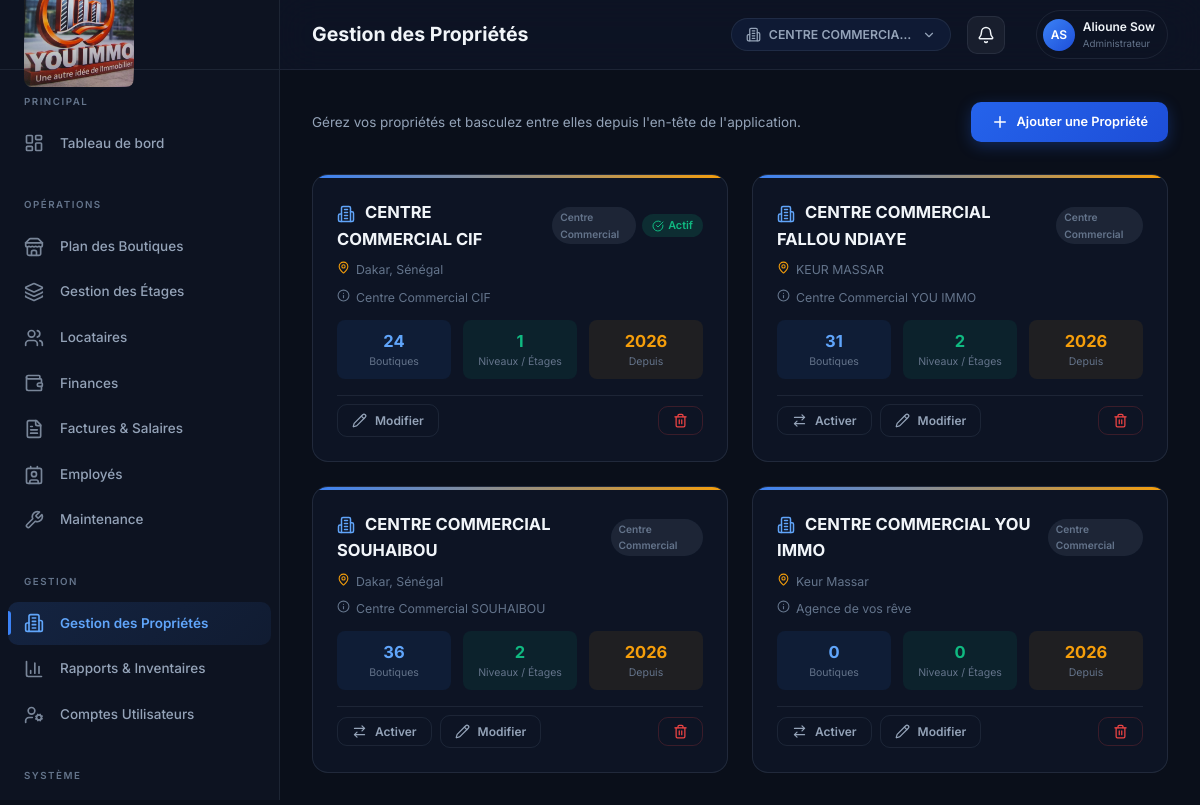
The app's page /locataires/centres/ (signed in) with its own data.
### tenants/models.py (models this page shows, shortened)
class Mall(models.Model):
    PROPERTY_TYPES = [
        ('mall', 'Centre Commercial'),
        ('building', 'Immeuble'),
        ('house', 'Maison / Villa'),
    ]
    name = models.CharField(max_length=200, verbose_name='Nom de la propriété')
    property_type = models.CharField(max_length=20, choices=PROPERTY_TYPES, default='mall', verbose_name='Type de propriété')
    address = models.TextField(blank=True, verbose_name='Adresse')
    description = models.TextField(blank=True, verbose_name='Description')
    created_at = models.DateTimeField(auto_now_add=True)
    class Meta:
        ordering = ['name']
        verbose_name = 'Propriété'
        verbose_name_plural = 'Propriétés'

### core/models.py (models this page shows, shortened)
class UserProfile(models.Model):
    ROLE_CHOICES = [
        ('admin', 'Administrateur'),
        ('manager', 'Manager'),
        ('accountant', 'Comptable'),
        ('maintenance', 'Agent de Maintenance'),
        ('secretary', 'Secrétaire'),
        ('employee', 'Employé'),
    ]
    user = models.OneToOneField(User, on_delete=models.CASCADE, related_name='profile')
    role = models.CharField(max_length=20, choices=ROLE_CHOICES, default='employee')
    phone = models.CharField(max_length=20, blank=True)
    avatar = models.ImageField(upload_to='avatars/', blank=True, null=True)
    class Meta:
        verbose_name = 'Profil utilisateur'
        verbose_name_plural = 'Profils utilisateurs'

### tenants/views.py (the view)
# urls.py: path('centres/', views.MallListView.as_view(), name='mall_list'),
class MallListView(LoginRequiredMixin, ListView):
    model = Mall
    template_name = 'tenants/mall_list.html'
    context_object_name = 'malls'
    def get_context_data(self, **kwargs):
        context = super().get_context_data(**kwargs)
        context['active_menu'] = 'malls'
        return context

### templates/tenants/mall_list.html (shortened to what this page needs)
{% extends 'base.html' %}
{% block page_title %}Gestion des Propriétés{% endblock %}
{% block content %}
<div class="page-header animate-in">
    <div>
        <p>Gérez vos propriétés et basculez entre elles depuis l'en-tête de l'application.</p>
    </div>
    <div class="page-actions">
        <a href="{% url 'mall_create' %}" class="btn btn-primary">
            <i data-lucide="plus"></i> Ajouter une Propriété
        </a>
    </div>
</div>
{% if malls %}
<div class="mall-grid animate-in">
    {% for mall in malls %}
    <div class="mall-card">
        <div style="display:flex; align-items:center; justify-content:space-between; gap:8px;">
            <div class="mall-card-name">
                {% if mall.property_type == 'house' %}
                <i data-lucide="home" style="width:18px;height:18px;display:inline-block;vertical-align:middle;margin-right:6px;color:var(--success);"></i>
                {% elif mall.property_type == 'building' %}
                <i data-lucide="building" style="width:18px;height:18px;display:inline-block;vertical-align:middle;margin-right:6px;color:var(--accent-500);"></i>
                {% else %}
                <i data-lucide="building-2" style="width:18px;height:18px;display:inline-block;vertical-align:middle;margin-right:6px;color:var(--primary-400);"></i>
                {% endif %}
                {{ mall.name }}
            </div>
            <div style="display:flex; gap:6px; align-items:center;">
                <span style="font-size:0.68rem; font-weight:600; padding:2px 8px; border-radius:99px; background:rgba(148,163,184,0.12); color:var(--text-muted);">
                    {{ mall.get_property_type_display }}
                </span>
                {% if mall == request.active_mall %}
                <span class="mall-active-badge">
                    <i data-lucide="check-circle" style="width:12px;height:12px;"></i>
                    Actif
                </span>
                {% endif %}
            </div>
        </div>
        {% if mall.address %}
        <div class="mall-card-meta">
            <i data-lucide="map-pin" style="width:13px;height:13px;flex-shrink:0;margin-top:1px;color:var(--accent-500);"></i>
            <span>{{ mall.address }}</span>
        </div>
        {% endif %}
        {% if mall.description %}
        <div class="mall-card-meta">
            <i data-lucide="info" style="width:13px;height:13px;flex-shrink:0;margin-top:1px;"></i>
            <span>{{ mall.description|truncatechars:80 }}</span>
        </div>
        {% endif %}
        <div style="display:flex; gap:12px; margin-top:4px;">
            <div style="text-align:center; padding:8px 12px; background:rgba(59,130,246,0.08); border-radius:8px; flex:1;">
                <div style="font-size:1.1rem; font-weight:700; color:var(--primary-400);">{{ mall.shops.count }}</div>
                <div style="font-size:0.7rem; color:var(--text-muted);">
                    {% if mall.property_type == 'house' %}Unité{% elif mall.property_type == 'building' %}Appart./Bureaux{% else %}Boutiques{% endif %}
                </div>
            </div>
            <div style="text-align:center; padding:8px 12px; background:rgba(16,185,129,0.08); border-radius:8px; flex:1;">
                <div style="font-size:1.1rem; font-weight:700; color:var(--success);">{{ mall.floors.count }}</div>
                <div style="font-size:0.7rem; color:var(--text-muted);">Niveaux / Étages</div>
            </div>
            <div style="text-align:center; padding:8px 12px; background:rgba(245,158,11,0.08); border-radius:8px; flex:1;">
                <div style="font-size:1.1rem; font-weight:700; color:var(--accent-500);">{{ mall.created_at|date:"Y" }}</div>
                <div style="font-size:0.7rem; color:var(--text-muted);">Depuis</div>
            </div>
        </div>
        <div class="mall-card-actions">
            {% if mall != request.active_mall %}
            <form method="post" action="{% url 'switch_mall' %}" style="margin:0;">
                <button type="submit" class="btn btn-outline btn-sm">
                    <i data-lucide="arrow-right-left"></i> Activer
                </button>
            </form>
            {% endif %}
            <a href="{% url 'mall_update' mall.pk %}" class="btn btn-outline btn-sm">
                <i data-lucide="pencil"></i> Modifier
            </a>
            <a href="{% url 'mall_delete' mall.pk %}" class="btn btn-outline btn-sm" style="color:var(--danger);border-color:rgba(239,68,68,0.2); margin-left:auto;">
                <i data-lucide="trash-2"></i>
            </a>
        </div>
    </div>
    {% endfor %}
</div>
{% endif %}
{% endblock %}

### templates/base.html (shortened to what this page needs)
<!DOCTYPE html>
<html lang="fr">
<head>
    {% load static %}
    <link rel="stylesheet" href="{% static 'css/style.css' %}?v={% now 'U' %}">
</head>
<body>
    {% if user.is_authenticated %}
    <div class="app-layout">
        <aside class="sidebar" id="sidebar">
            <div class="sidebar-logo">
                <img src="{% static 'images/logo.png' %}?v={% now 'U' %}" alt="YOU IMMO" style="width: 100%; max-width: 110px; height: auto; object-fit: contain; border-radius: 8px;">
            </div>
            <nav class="sidebar-nav">
                {% if user.tenant %}
                <div class="nav-section">
                    <div class="nav-section-title">Principal</div>
                    <a href="{% url 'tenant_dashboard' %}" class="nav-item {% if active_menu == 'tenant_dashboard' %}active{% endif %}">
                        <i data-lucide="layout-dashboard" class="nav-icon"></i>
                        <span>Mon Tableau de bord</span>
                    </a>
                </div>
                <div class="nav-section">
                    <div class="nav-section-title">Demandes</div>
                    <a href="{% url 'tenant_maintenance_create' %}" class="nav-item {% if active_menu == 'tenant_maintenance' %}active{% endif %}">
                        <i data-lucide="wrench" class="nav-icon"></i>
                        <span>Signaler une Panne</span>
                    </a>
                </div>
                <div class="nav-section" style="margin-top: auto;">
                    <form action="{% url 'logout' %}" method="post" id="logoutForm" style="display: none;">
                        {% csrf_token %}
                    </form>
                    <a href="#" onclick="document.getElementById('logoutForm').submit(); return false;" class="nav-item" style="color: var(--danger);">
                        <i data-lucide="log-out" class="nav-icon"></i>
                        <span>Déconnexion</span>
                    </a>
                </div>
                {% else %}
                <div class="nav-section">
                    <div class="nav-section-title">Principal</div>
                    <a href="{% url 'dashboard' %}" class="nav-item {% if active_menu == 'dashboard' %}active{% endif %}">
                        <i data-lucide="layout-dashboard" class="nav-icon"></i>
                        <span>Tableau de bord</span>
                    </a>
                </div>
                <div class="nav-section">
                    <div class="nav-section-title">Opérations</div>
                    {% if user.is_superuser or user.profile.role == 'admin' or user.profile.role == 'manager' or user.profile.role == 'secretary' %}
                    <a href="{% url 'shop_list' %}" class="nav-item {% if active_menu == 'shops' %}active{% endif %}">
                        <i data-lucide="store" class="nav-icon"></i>
                        <span>Plan des Boutiques</span>
                    </a>
                    <a href="{% url 'floor_list' %}" class="nav-item {% if active_menu == 'floors' %}active{% endif %}">
                        <i data-lucide="layers" class="nav-icon"></i>
                        <span>Gestion des Étages</span>
                    </a>
                    {% endif %}
                    {% if user.is_superuser or user.profile.role == 'admin' or user.profile.role == 'manager' or user.profile.role == 'accountant' or user.profile.role == 'secretary' %}
                    <a href="{% url 'tenant_list' %}" class="nav-item {% if active_menu == 'tenants' %}active{% endif %}">
                        <i data-lucide="users" class="nav-icon"></i>
                        <span>Locataires</span>
                    </a>
                    {% endif %}
                    {% if user.is_superuser or user.profile.role == 'admin' or user.profile.role == 'manager' or user.profile.role == 'accountant' %}
                    <a href="{% url 'finance_overview' %}" class="nav-item {% if active_menu == 'finance' %}active{% endif %}">
                        <i data-lucide="wallet" class="nav-icon"></i>
                        <span>Finances</span>
                    </a>
                    {% endif %}
                    {% if user.is_superuser or user.profile.role == 'admin' or user.profile.role == 'manager' or user.profile.role == 'accountant' or user.profile.role == 'secretary' %}
                    <a href="{% url 'invoices_salaries' %}" class="nav-item {% if active_menu == 'invoices_salaries' %}active{% endif %}">
                        <i data-lucide="file-text" class="nav-icon"></i>
                        <span>{% if user.profile.role == 'secretary' %}Factures de Loyers{% else %}Factures & Salaires{% endif %}</span>
                    </a>
                    {% endif %}
                    {% if user.is_superuser or user.profile.role == 'admin' or user.profile.role == 'manager' %}
                    <a href="{% url 'employee_list' %}" class="nav-item {% if active_menu == 'employees' %}active{% endif %}">
                        <i data-lucide="contact" class="nav-icon"></i>
                        <span>Employés</span>
                    </a>
                    {% endif %}
                    {% if user.is_superuser or user.profile.role == 'admin' or user.profile.role == 'manager' or user.profile.role == 'maintenance' or user.profile.role == 'secretary' %}
                    <a href="{% url 'maintenance_list' %}" class="nav-item {% if active_menu == 'maintenance' %}active{% endif %}">
                        <i data-lucide="wrench" class="nav-icon"></i>
                        <span>Maintenance</span>
                    </a>
                    {% endif %}
                </div>
                <div class="nav-section">
                    <div class="nav-section-title">Gestion</div>
                    {% if user.is_superuser or user.profile.role == 'admin' or user.profile.role == 'manager' %}
                    <a href="{% url 'mall_list' %}" class="nav-item {% if active_menu == 'malls' %}active{% endif %}">
                        <i data-lucide="building-2" class="nav-icon"></i>
                        <span>Gestion des Propriétés</span>
                    </a>
                    {% endif %}
                    {% if user.is_superuser or user.profile.role == 'admin' or user.profile.role == 'accountant' %}
                    <a href="{% url 'report_overview' %}" class="nav-item {% if active_menu == 'reports' %}active{% endif %}">
                        <i data-lucide="bar-chart-3" class="nav-icon"></i>
                        <span>Rapports & Inventaires</span>
                    </a>
                    {% endif %}
                    {% if user.is_superuser or user.profile.role == 'admin' %}
                    <a href="{% url 'staff_list' %}" class="nav-item {% if active_menu == 'staff' %}active{% endif %}">
                        <i data-lucide="user-cog" class="nav-icon"></i>
                        <span>Comptes Utilisateurs</span>
                    </a>
                    {% endif %}
                </div>
                <div class="nav-section" style="margin-top: auto;">
                    <div class="nav-section-title">Système</div>
                    {% if user.is_staff or user.is_superuser %}
                    <a href="/admin/" target="_blank" class="nav-item">
                    </a>
                    {% endif %}
                </div>
                {% endif %}
            </nav>
        </aside>
        <div class="main-wrapper">
            <header class="header">
                <div class="header-left">
                    <h1>{% block page_title %}YOU IMMO{% endblock %}</h1>
                </div>
                <div class="header-right">
                    {% if not user.tenant and request.all_malls|length > 0 %}
                    <div class="mall-switcher" id="mallSwitcherWrapper">
                        <button class="mall-switcher-btn" id="mallSwitcherBtn" type="button">
                            <i data-lucide="building-2"></i>
                            <span>{{ request.active_mall.name|default:"Sélectionner un centre" }}</span>
                            <i data-lucide="chevron-down" style="width:14px;height:14px;"></i>
                        </button>
                    </div>
                    {% endif %}
                    <div class="notification-dropdown-wrapper" id="notificationWrapper" style="position: relative; margin-right: 15px;">
                        <button class="notification-trigger-btn" id="notificationBtn" style="background: rgba(255,255,255,0.05); border: 1px solid var(--border-color); color: var(--text-primary); border-radius: var(--radius-md); width: 38px; height: 38px; display: flex; align-items: center; justify-content: center; cursor: pointer; position: relative;">
                            <i data-lucide="bell" style="width: 18px; height: 18px;"></i>
                        </button>
                    </div>
                    <div class="user-menu">
                        <div class="user-avatar">
                            {{ user.first_name|slice:":1"|upper }}{{ user.last_name|slice:":1"|upper }}
                        </div>
                        <div class="user-info">
                            <span class="user-name">{{ user.get_full_name|default:user.username }}</span>
                            <span class="user-role">{% if user.tenant %}Locataire{% else %}{{ user.profile.get_role_display|default:"Staff" }}{% endif %}</span>
                        </div>
                    </div>
                </div>
            </header>
            <main class="main-content">
                {% block content %}{% endblock %}
            </main>
        </div>
    </div>
    {% else %}
        {% block login_content %}{% endblock %}
    {% endif %}
</body>
</html>

### records on screen
Mall: active_mall.name "CENTRE COMMERCIA…", name "CENTRE COMMERCIAL CIF", property_type "Centre Commercial", shows "Actif", address "Dakar, Sénégal", description "Centre Commercial CIF", shops.count "24", shows "Boutiques", floors.count "1", created_at "2026"
Mall: name "CENTRE COMMERCIAL FALLOU NDIAYE", property_type "Centre Commercial", address "KEUR MASSAR", description "Centre Commercial YOU IMMO", shops.count "31", shows "Boutiques", floors.count "2", created_at "2026"
Mall: name "CENTRE COMMERCIAL SOUHAIBOU", property_type "Centre Commercial", address "Dakar, Sénégal", description "Centre Commercial SOUHAIBOU", shops.count "36", shows "Boutiques", floors.count "2", created_at "2026"
Mall: name "CENTRE COMMERCIAL YOU IMMO", property_type "Centre Commercial", address "Keur Massar", description "Agence de vos rêve", shops.count "0", shows "Boutiques", floors.count "0", created_at "2026"

### other values on screen
{{ user.first_name|slice:":1"|upper }} "A"
{{ user.last_name|slice:":1"|upper }} "S"
{{ user.get_full_name|default:user.username }} "Alioune Sow"
{{ user.profile.get_role_display|default:"Staff" }} "Administrateur"
